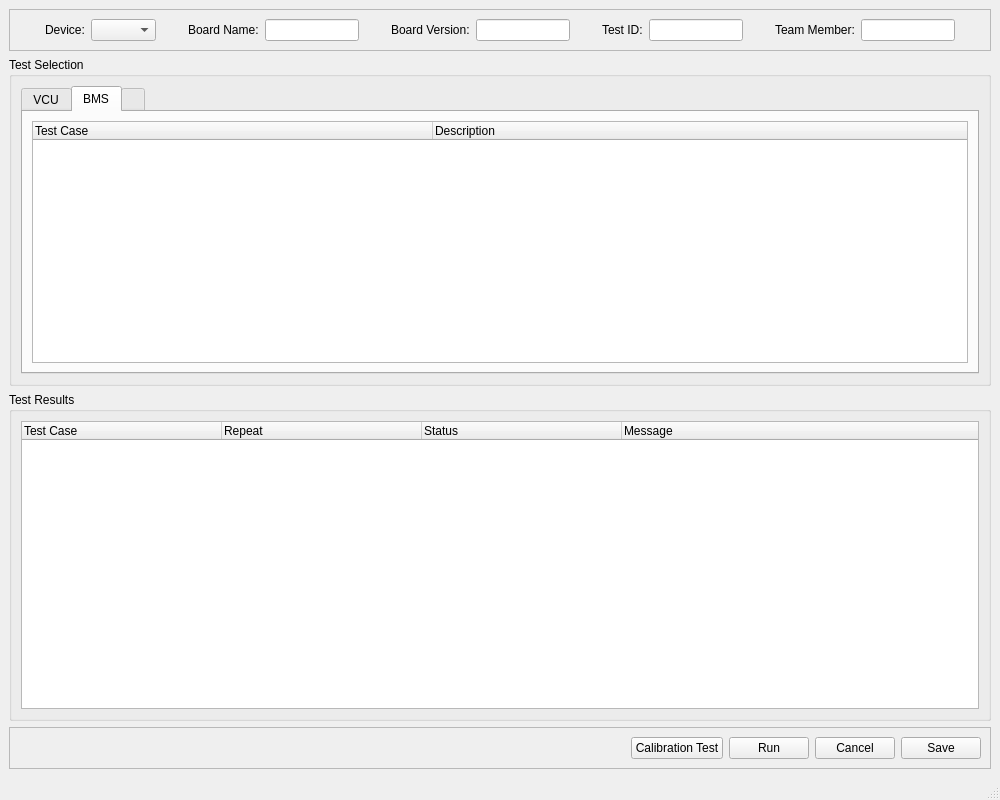
<?xml version="1.0" encoding="UTF-8"?>
<ui version="4.0">
 <class>MainWindow</class>
 <widget class="QMainWindow" name="MainWindow">
  <property name="geometry">
   <rect>
    <x>0</x>
    <y>0</y>
    <width>1000</width>
    <height>800</height>
   </rect>
  </property>
  <property name="windowTitle">
   <string>MainWindow</string>
  </property>
  <widget class="QWidget" name="centralwidget">
   <layout class="QVBoxLayout" name="verticalLayout">
    <item>
     <widget class="QFrame" name="checkInArea">
      <property name="frameShape">
       <enum>QFrame::StyledPanel</enum>
      </property>
      <property name="frameShadow">
       <enum>QFrame::Raised</enum>
      </property>
      <layout class="QGridLayout" name="gridLayout">
       <item row="1" column="14">
        <widget class="QLineEdit" name="teamMemberLineEdit"/>
       </item>
       <item row="1" column="9">
        <spacer name="horizontalSpacer_4">
         <property name="orientation">
          <enum>Qt::Horizontal</enum>
         </property>
         <property name="sizeHint" stdset="0">
          <size>
           <width>40</width>
           <height>20</height>
          </size>
         </property>
        </spacer>
       </item>
       <item row="1" column="6">
        <spacer name="horizontalSpacer_3">
         <property name="orientation">
          <enum>Qt::Horizontal</enum>
         </property>
         <property name="sizeHint" stdset="0">
          <size>
           <width>40</width>
           <height>20</height>
          </size>
         </property>
        </spacer>
       </item>
       <item row="1" column="1">
        <widget class="QLabel" name="deviceLabel">
         <property name="text">
          <string>Device:</string>
         </property>
        </widget>
       </item>
       <item row="1" column="8">
        <widget class="QLineEdit" name="boardVersionLineEdit"/>
       </item>
       <item row="1" column="2">
        <widget class="QComboBox" name="deviceSelection">
         <property name="placeholderText">
          <string>Select</string>
         </property>
         <item>
          <property name="text">
           <string>VCU</string>
          </property>
         </item>
         <item>
          <property name="text">
           <string>BMS</string>
          </property>
         </item>
        </widget>
       </item>
       <item row="1" column="4">
        <widget class="QLabel" name="boardNameLabel">
         <property name="text">
          <string>Board Name:</string>
         </property>
        </widget>
       </item>
       <item row="1" column="3">
        <spacer name="horizontalSpacer_2">
         <property name="orientation">
          <enum>Qt::Horizontal</enum>
         </property>
         <property name="sizeHint" stdset="0">
          <size>
           <width>40</width>
           <height>20</height>
          </size>
         </property>
        </spacer>
       </item>
       <item row="1" column="12">
        <spacer name="horizontalSpacer_5">
         <property name="orientation">
          <enum>Qt::Horizontal</enum>
         </property>
         <property name="sizeHint" stdset="0">
          <size>
           <width>40</width>
           <height>20</height>
          </size>
         </property>
        </spacer>
       </item>
       <item row="1" column="11">
        <widget class="QLineEdit" name="testIDLineEdit"/>
       </item>
       <item row="1" column="13">
        <widget class="QLabel" name="teamMemberLabel">
         <property name="text">
          <string>Team Member:</string>
         </property>
        </widget>
       </item>
       <item row="1" column="0">
        <spacer name="horizontalSpacer_6">
         <property name="orientation">
          <enum>Qt::Horizontal</enum>
         </property>
         <property name="sizeHint" stdset="0">
          <size>
           <width>40</width>
           <height>20</height>
          </size>
         </property>
        </spacer>
       </item>
       <item row="1" column="10">
        <widget class="QLabel" name="testIDLabel">
         <property name="text">
          <string>Test ID:</string>
         </property>
        </widget>
       </item>
       <item row="1" column="7">
        <widget class="QLabel" name="boardVersionLabel">
         <property name="text">
          <string>Board Version:</string>
         </property>
        </widget>
       </item>
       <item row="1" column="5">
        <widget class="QLineEdit" name="boardNameLineEdit"/>
       </item>
       <item row="1" column="15">
        <spacer name="horizontalSpacer_7">
         <property name="orientation">
          <enum>Qt::Horizontal</enum>
         </property>
         <property name="sizeHint" stdset="0">
          <size>
           <width>40</width>
           <height>20</height>
          </size>
         </property>
        </spacer>
       </item>
      </layout>
     </widget>
    </item>
    <item>
     <widget class="QGroupBox" name="testSelection">
      <property name="title">
       <string>Test Selection</string>
      </property>
      <layout class="QHBoxLayout" name="horizontalLayout_2">
       <item>
        <widget class="QTabWidget" name="deviceTabWidget">
         <property name="currentIndex">
          <number>1</number>
         </property>
         <widget class="QWidget" name="VCU">
          <attribute name="title">
           <string>VCU</string>
          </attribute>
          <layout class="QHBoxLayout" name="horizontalLayout_4">
           <item>
            <widget class="QTreeWidget" name="VCUTreeWidget">
             <property name="frameShadow">
              <enum>QFrame::Sunken</enum>
             </property>
             <property name="horizontalScrollBarPolicy">
              <enum>Qt::ScrollBarAlwaysOn</enum>
             </property>
             <property name="editTriggers">
              <set>QAbstractItemView::NoEditTriggers</set>
             </property>
             <property name="showDropIndicator" stdset="0">
              <bool>true</bool>
             </property>
             <property name="selectionMode">
              <enum>QAbstractItemView::MultiSelection</enum>
             </property>
             <property name="wordWrap">
              <bool>true</bool>
             </property>
             <attribute name="headerMinimumSectionSize">
              <number>50</number>
             </attribute>
             <attribute name="headerDefaultSectionSize">
              <number>400</number>
             </attribute>
             <attribute name="headerStretchLastSection">
              <bool>true</bool>
             </attribute>
             <column>
              <property name="text">
               <string>Test Case</string>
              </property>
             </column>
             <column>
              <property name="text">
               <string>Description</string>
              </property>
             </column>
            </widget>
           </item>
          </layout>
         </widget>
         <widget class="QWidget" name="BMS">
          <attribute name="title">
           <string>BMS</string>
          </attribute>
          <layout class="QHBoxLayout" name="horizontalLayout_5">
           <item>
            <widget class="QTreeWidget" name="BMSTreeWidget">
             <property name="frameShadow">
              <enum>QFrame::Sunken</enum>
             </property>
             <property name="editTriggers">
              <set>QAbstractItemView::NoEditTriggers</set>
             </property>
             <property name="selectionMode">
              <enum>QAbstractItemView::MultiSelection</enum>
             </property>
             <property name="headerHidden">
              <bool>false</bool>
             </property>
             <attribute name="headerMinimumSectionSize">
              <number>50</number>
             </attribute>
             <attribute name="headerDefaultSectionSize">
              <number>400</number>
             </attribute>
             <attribute name="headerStretchLastSection">
              <bool>true</bool>
             </attribute>
             <column>
              <property name="text">
               <string>Test Case</string>
              </property>
             </column>
             <column>
              <property name="text">
               <string>Description</string>
              </property>
             </column>
            </widget>
           </item>
          </layout>
         </widget>
         <widget class="QWidget" name="emptyTab">
          <attribute name="title">
           <string/>
          </attribute>
         </widget>
        </widget>
       </item>
      </layout>
     </widget>
    </item>
    <item>
     <widget class="QGroupBox" name="testResults">
      <property name="title">
       <string>Test Results</string>
      </property>
      <layout class="QHBoxLayout" name="horizontalLayout_3">
       <item>
        <widget class="QTreeWidget" name="resultsTreeWidget">
         <attribute name="headerMinimumSectionSize">
          <number>200</number>
         </attribute>
         <attribute name="headerDefaultSectionSize">
          <number>200</number>
         </attribute>
         <column>
          <property name="text">
           <string>Test Case</string>
          </property>
         </column>
         <column>
          <property name="text">
           <string>Repeat</string>
          </property>
         </column>
         <column>
          <property name="text">
           <string>Status</string>
          </property>
         </column>
         <column>
          <property name="text">
           <string>Message</string>
          </property>
         </column>
        </widget>
       </item>
      </layout>
     </widget>
    </item>
    <item>
     <widget class="QFrame" name="buttonArea">
      <property name="frameShape">
       <enum>QFrame::StyledPanel</enum>
      </property>
      <property name="frameShadow">
       <enum>QFrame::Raised</enum>
      </property>
      <layout class="QHBoxLayout" name="horizontalLayout">
       <item>
        <spacer name="horizontalSpacer">
         <property name="orientation">
          <enum>Qt::Horizontal</enum>
         </property>
         <property name="sizeHint" stdset="0">
          <size>
           <width>143</width>
           <height>20</height>
          </size>
         </property>
        </spacer>
       </item>
       <item>
        <widget class="QPushButton" name="calibrationTestButton">
         <property name="text">
          <string>Calibration Test</string>
         </property>
        </widget>
       </item>
       <item>
        <widget class="QPushButton" name="runPushButton">
         <property name="text">
          <string>Run</string>
         </property>
        </widget>
       </item>
       <item>
        <widget class="QPushButton" name="cancelPushButton">
         <property name="text">
          <string>Cancel</string>
         </property>
        </widget>
       </item>
       <item>
        <widget class="QPushButton" name="savePushButton">
         <property name="text">
          <string>Save</string>
         </property>
        </widget>
       </item>
      </layout>
     </widget>
    </item>
   </layout>
  </widget>
  <widget class="QMenuBar" name="menubar">
   <property name="geometry">
    <rect>
     <x>0</x>
     <y>0</y>
     <width>1000</width>
     <height>26</height>
    </rect>
   </property>
  </widget>
  <widget class="QStatusBar" name="statusbar"/>
 </widget>
 <resources/>
 <connections/>
</ui>
